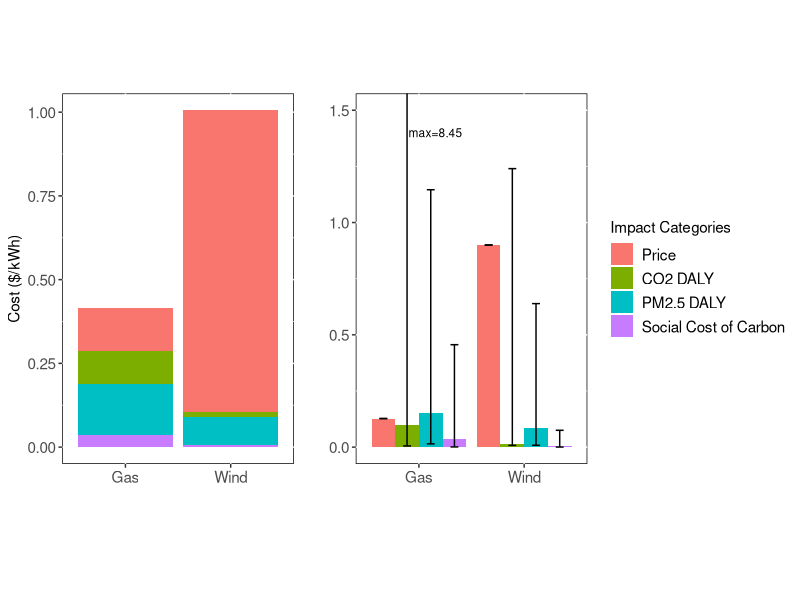

Generate this figure with R:
library(dplyr)
library(ggplot2)

type <- c("Wind",  "Wind",     "Wind",       "Wind",                  "Gas",   "Gas",      "Gas",        "Gas")
cost <- c("Price", "CO2 DALY", "PM2.5 DALY", "Social Cost of Carbon", "Price", "CO2 DALY", "PM2.5 DALY", "Social Cost of Carbon")
cost = factor(cost, levels = c("Price", "CO2 DALY", "PM2.5 DALY", "Social Cost of Carbon"))
valu <- c( 0.9,     0.0145,     0.0853,       0.00596,                 0.1273,  0.0983,     0.1529,       0.0363)
high <- c( 0.9,     1.24,       0.639,        0.0748,                  0.1273,  8.45,       1.146,        0.456)
lows <- c( 0.9,     0.00755,    0.0081,       0.000117,                0.1273,  0.00515,    0.0145,       0.00071)
dat <- data.frame(type, cost, valu, high, lows)

full <- ggplot(dat, aes(fill=cost, y=valu, x=type)) + 
     geom_bar(position="stack", stat="identity", show.legend = FALSE) +
     xlab("") +
     ylab("Cost ($/kWh)") +
     guides(fill=guide_legend(title="Impact Categories")) +
     theme(panel.background = element_rect(fill = "white", colour = "black")) + 
     theme(aspect.ratio = 1.6, 
           panel.background = element_rect(fill = "white", colour = "black")) +
     theme(axis.text = element_text(face = "plain", size = 11), 
           axis.title = element_text(face = "plain", size = 11)) +
     theme(legend.position="right", 
           legend.key = element_blank(), 
           legend.text = element_text(face = "plain", size = 11), 
           legend.title = element_text(face = "plain", size = 11)) 
gfull <- ggplotGrob(full)

werr <- ggplot(dat, aes(fill=cost, y=valu, x=type)) + 
     geom_bar(position="dodge", stat="identity") +
     geom_errorbar(aes(ymin = lows, ymax = high), width = 0.3, position = position_dodge(0.9)) +
     coord_cartesian(ylim = c(0,1.5)) +
     xlab("") +
     ylab("") +
     annotate("text", x="Gas", y=1.4, label = "           max=8.45", size = 3) +
     guides(fill=guide_legend(title="Impact Categories")) +
     theme(panel.background = element_rect(fill = "white", colour = "black")) + 
     theme(aspect.ratio = 1.6, 
           panel.background = element_rect(fill = "white", colour = "black")) +
     theme(axis.text = element_text(face = "plain", size = 11), 
           axis.title = element_text(face = "plain", size = 11)) +
     theme(legend.position="right", 
           legend.key = element_blank(), 
           legend.text = element_text(face = "plain", size = 11), 
           legend.title = element_text(face = "plain", size = 11)) 
gwerr <- ggplotGrob(werr)

grid::grid.newpage()
tot <- grid::grid.draw(cbind(gfull,gwerr))
